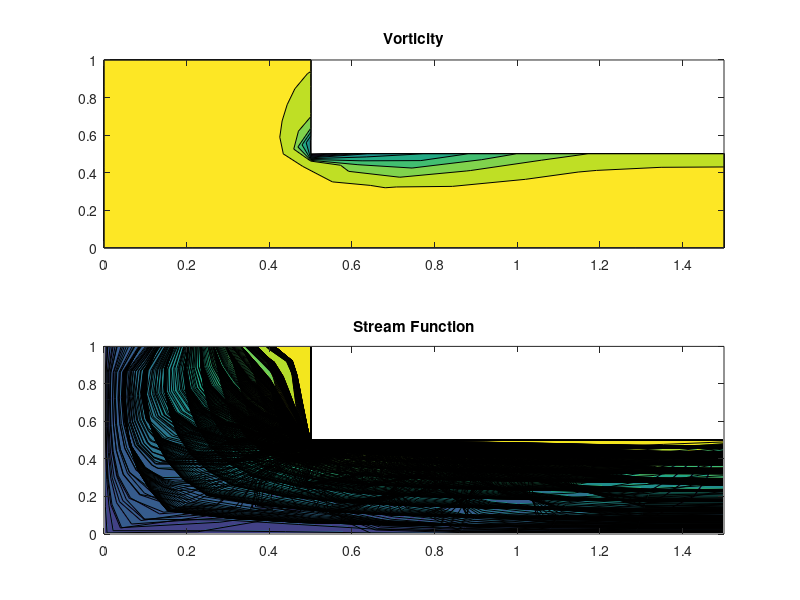

Source code (MATLAB):
%resolution & parameters governing the run
clear;clc;MaxStep=50; alpha=0.1; dt=0.001;         
%parameters for SOR iteration and grid
MaxIt=1000; Beta=1.5; MaxErr=0.001;                   
h=1.0;t=0.0;Q=1.0;

%-----------------------------------------------------------
%Start Grid Generation
%-----------------------------------------------------------
nB=2;%Number of blocks
%lower boundary
xp(1,1:nB+1)=[0,0,1.5];yp(1,1:nB+1)=[1,0,0];
%upper boundary
xp(2,1:nB+1)=[0.5,0.5,1.5];yp(2,1:nB+1)=[1,0.5,0.5];

Nblock(1:nB)=[8,8];NTot=0;
Mblock(1:nB)=[6,6];MTot=6;

for cnt=1:nB
  N=Nblock(cnt);M=Mblock(cnt);
  x0=xp(1,cnt);x1=xp(1,cnt+1);x3=xp(2,cnt);x2=xp(2,cnt+1);
  y0=yp(1,cnt);y1=yp(1,cnt+1);y3=yp(2,cnt);y2=yp(2,cnt+1);
  Nf=2;if(cnt==1),Nf=1;end
  for i=Nf:N, for j=1:M	
      ii=i+NTot;
      x(ii,j)=((M-j)/(M-1))*(((N-i)/(N-1))*x0+((i-1)/(N-1))*x1)+...
             ((j-1)/(M-1))*(((N-i)/(N-1))*x3+((i-1)/(N-1))*x2);
      y(ii,j)=((M-j)/(M-1))*(((N-i)/(N-1))*y0+((i-1)/(N-1))*y1)+...
             ((j-1)/(M-1))*(((N-i)/(N-1))*y3+((i-1)/(N-1))*y2);
    end, end;
  NTot=NTot+Nblock(cnt)-1;
end
NTot=NTot+1;
%Plot grid
% figure(1);
% axis('equal'), hold on
% for j=1:MTot;plot(x(1:NTot,j),y(1:NTot,j),'linewidth',2);end;
% for i=1:NTot;plot(x(i,1:MTot),y(i,1:MTot),'linewidth',2);end;
% axis('square'),axis([-0.10, 2, 0, 2]); hold on
% axis off
%Smooth grid
for m=1:10
	for i=2:NTot-1
	for j=2:MTot-1
		x(i,j)=0.25*(x(i+1,j)+x(i-1,j)+x(i,j+1)+x(i,j-1));
		y(i,j)=0.25*(y(i+1,j)+y(i-1,j)+y(i,j+1)+y(i,j-1));
	end;
	end;
end;
% axis('square'),axis([-0.10, 2, 0, 2]); hold on
% for j=1:MTot;plot(x(1:NTot,j),y(1:NTot,j),'r','linewidth',2);end;
% for i=1:NTot;plot(x(i,1:MTot),y(i,1:MTot),'r','linewidth',2);end;
% axis off
%-----------------------------------------------------------
%End Grid Generation
%-----------------------------------------------------------

nz=NTot;ne=MTot;
sf=zeros(nz,ne);vt=zeros(nz,ne);w=zeros(nz,ne);

%calculate dxde,dxdz,dyde,dydz
for j=1:ne
    for i=2:nz-1
        xz(i,j)=(x(i+1,j)-x(i-1,j))/2/h;
        yz(i,j)=(y(i+1,j)-y(i-1,j))/2/h;
    end;
    xz(1,j)=(x(2,j)-x(1,j))/h;    
    yz(1,j)=(y(2,j)-y(1,j))/h;    
    xz(nz,j)=(x(nz,j)-x(nz-1,j))/h;    
    yz(nz,j)=(y(nz,j)-y(nz-1,j))/h;    
end;
for i=1:nz
    for j=2:ne-1
        xe(i,j)=(x(i,j+1)-x(i,j-1))/2*h;
        ye(i,j)=(y(i,j+1)-y(i,j-1))/2*h;
    end;
    xe(i,1)=(x(i,2)-x(i,1))/h;    
    ye(i,1)=(y(i,2)-y(i,1))/h;    
    xe(i,ne)=(x(i,ne)-x(i,ne-1))/h;    
    ye(i,ne)=(y(i,ne)-y(i,ne-1))/h;
end;

%calculate q1,q2,q3,Jacobian
for i=1:nz
    for j=1:ne
        q1(i,j)=xe(i,j)^2+ye(i,j)^2;
        q2(i,j)=xe(i,j)*xz(i,j)+ye(i,j)*yz(i,j);
        q3(i,j)=xz(i,j)^2+yz(i,j)^2;
        J(i,j)=xz(i,j)*ye(i,j)-xe(i,j)*yz(i,j);
    end;
end;
%calculate the 2nd order derivatives
%xzz,xee,xze,yzz,yez,yee
for i=2:nz-1
    for j=2:ne-1
        xzz(i,j)=(xz(i+1,j)-xz(i-1,j))/2*h;
        yzz(i,j)=(yz(i+1,j)-yz(i-1,j))/2*h;
        yez(i,j)=(ye(i+1,j)-ye(i-1,j))/2*h;
        xez(i,j)=(xe(i+1,j)-xe(i-1,j))/2*h;
        
        xee(i,j)=(xe(i,j+1)-xe(i,j-1))/2*h;
        yee(i,j)=(ye(i,j+1)-ye(i,j-1))/2*h;
        xze(i,j)=(xz(i,j+1)-xz(i,j-1))/2*h;
        yze(i,j)=(yz(i,j+1)-yz(i,j-1))/2*h;
    end;
end;

%calculate laplacian of z and e
for i=2:nz-1
    for j=2:ne-1
        Lz(i,j)=(q1(i,j)*(xe(i,j)*yzz(i,j)-ye(i,j)*xzz(i,j))-...
                2*q2(i,j)*(xe(i,j)*yze(i,j)-ye(i,j)*xze(i,j))+...
                q3(i,j)*(xe(i,j)*yee(i,j)-ye(i,j)*xee(i,j)))/J(i,j)^3;
            
        Le(i,j)=(q1(i,j)*(yz(i,j)*xzz(i,j)-xz(i,j)*yzz(i,j))-...
                2*q2(i,j)*(yz(i,j)*xze(i,j)-xz(i,j)*yze(i,j))+...
                q3(i,j)*(yz(i,j)*xee(i,j)-xz(i,j)*yee(i,j)))/J(i,j)^3;
    end;
end;

for istep=1:MaxStep
    istep
    % define boundary conditons for stream function
    sf(1:nz,1)=0;
    sf(1:nz,ne)=Q;
    for j=2:ne-1
        sf(1,j)=Q*(3*((j-1)/(ne-1))^2-2*((j-1)/(ne-1))^3);
        sf(nz,j)=sf(nz-1,j);
    end;
    
    %SOR solution of stream function
    for iter=1:MaxIt
        sfold=sf;
        for i=2:nz-1
            for j=2:ne-1
                term1 = q2(i,j)*(sf(i+1,j+1)-sf(i-1,j+1)-sf(i+1,j-1)+sf(i-1,j-1))/4/h^2/J(i,j)^2-...
                        q1(i,j)*(sf(i+1,j)+sf(i-1,j))/h^2/J(i,j)^2-...
                        q3(i,j)*(sf(i,j+1)+sf(i,j-1))/h^2/J(i,j)^2-...
                        Lz(i,j)*(sf(i+1,j)-sf(i-1,j))/2/h-...
                        Le(i,j)*(sf(i,j+1)-sf(i,j-1))/2/h-...
                        vt(i,j);
                term2 = -2*(q1(i,j)+q3(i,j))/h^2/J(i,j)^2;                
                sf(i,j) = Beta*(term1/term2)+(1-Beta)*sf(i,j);
            end;
        end;
        Err=0.0;
        for i=1:nz
            for j=1:ne
                Err=Err+abs(sfold(i,j)-sf(i,j));
            end;
        end;
        if Err <= MaxErr
            break;
        end;%stop if iteration has converged
    end;
    Err,iter
    %define boundary conditions for vorticity
    for i=1:nz
        vt(i,1)=-2*(xz(i,1)^2+yz(i,1)^2)*(sf(i,1)-sf(i,2))/J(i,1)^2;
        vt(i,ne)=-2*(xz(i,ne)^2+yz(i,ne)^2)*(sf(i,ne)-sf(i,ne-1))/J(i,ne)^2;
    end;
    for j=2:ne-1
        vt(1,j)=(6*Q/((ne-1)*h)^2)*(1-2*((j-1)/(ne-1)));
        vt(nz,j)=vt(nz-1,j);
    end;
    %calculate right hand side of vorticity
    for i=2:nz-1
        for j=2:ne-1
            R(i,j) = q1(i,j)*(vt(i+1,j)-2*vt(i,j)+vt(i-1,j))/h^2/J(i,j)^2-...
                     2*q2(i,j)*(vt(i+1,j+1)-vt(i-1,j+1)-vt(i+1,j-1)+vt(i-1,j-1))/4/h^2/J(i,j)^2+...
                     q3(i,j)*(vt(i,j+1)-2*vt(i,j)+vt(i,j-1))/h^2/J(i,j)^2+...
                     Lz(i,j)*(vt(i+1,j)-vt(i-1,j))/2/h+...
                     Le(i,j)*(vt(i,j+1)-vt(i,j-1))/2/h;
            w(i,j) = alpha*R(i,j)-...
                     (sf(i,j+1)-sf(i,j-1))*(vt(i+1,j)-vt(i-1,j))/4/h^2/J(i,j)+...
                     (sf(i+1,j)-sf(i-1,j))*(vt(i,j+1)-vt(i,j-1))/4/h^2/J(i,j);
        end;
    end;
    %update vorticity
    vt(2:nz-1,2:ne-1)=vt(2:nz-1,2:ne-1)+dt*w(2:nz-1,2:ne-1);
    
    %update time
    t=t+dt;
%plot
%figure(2);
pause(0.1);
hold on;
subplot(211);contourf(x,y,vt);title('Vorticity');
subplot(212);contourf(x,y,sf);title('Stream Function');
hold off;
end;

        








